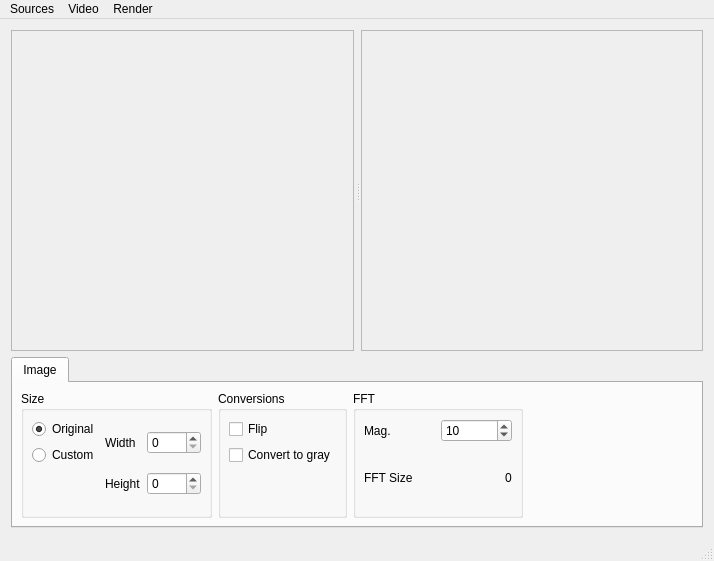
<?xml version="1.0" encoding="UTF-8"?>
<ui version="4.0">
 <class>MainWindow</class>
 <widget class="QMainWindow" name="MainWindow">
  <property name="geometry">
   <rect>
    <x>0</x>
    <y>0</y>
    <width>714</width>
    <height>561</height>
   </rect>
  </property>
  <property name="windowTitle">
   <string>Simple FFT</string>
  </property>
  <widget class="QWidget" name="centralWidget">
   <layout class="QVBoxLayout" name="verticalLayout">
    <item>
     <widget class="QSplitter" name="splitter">
      <property name="sizePolicy">
       <sizepolicy hsizetype="Expanding" vsizetype="Expanding">
        <horstretch>0</horstretch>
        <verstretch>0</verstretch>
       </sizepolicy>
      </property>
      <property name="orientation">
       <enum>Qt::Horizontal</enum>
      </property>
      <property name="handleWidth">
       <number>7</number>
      </property>
      <widget class="QScrollArea" name="scrollAreaSource">
       <property name="sizePolicy">
        <sizepolicy hsizetype="Expanding" vsizetype="Expanding">
         <horstretch>0</horstretch>
         <verstretch>0</verstretch>
        </sizepolicy>
       </property>
       <property name="widgetResizable">
        <bool>true</bool>
       </property>
       <property name="alignment">
        <set>Qt::AlignCenter</set>
       </property>
       <widget class="QcvMatWidget" name="sourceImage">
        <property name="geometry">
         <rect>
          <x>0</x>
          <y>0</y>
          <width>340</width>
          <height>323</height>
         </rect>
        </property>
       </widget>
      </widget>
      <widget class="QScrollArea" name="scrollAreaSpectrum">
       <property name="widgetResizable">
        <bool>true</bool>
       </property>
       <property name="alignment">
        <set>Qt::AlignCenter</set>
       </property>
       <widget class="QcvMatWidget" name="spectrumImage">
        <property name="geometry">
         <rect>
          <x>0</x>
          <y>0</y>
          <width>339</width>
          <height>323</height>
         </rect>
        </property>
       </widget>
      </widget>
     </widget>
    </item>
    <item>
     <widget class="QTabWidget" name="tabWidgetFilters">
      <property name="sizePolicy">
       <sizepolicy hsizetype="Expanding" vsizetype="Preferred">
        <horstretch>0</horstretch>
        <verstretch>0</verstretch>
       </sizepolicy>
      </property>
      <property name="currentIndex">
       <number>0</number>
      </property>
      <widget class="QWidget" name="tabImage">
       <attribute name="title">
        <string>Image</string>
       </attribute>
       <layout class="QHBoxLayout" name="horizontalLayout">
        <property name="leftMargin">
         <number>8</number>
        </property>
        <property name="topMargin">
         <number>8</number>
        </property>
        <property name="rightMargin">
         <number>8</number>
        </property>
        <property name="bottomMargin">
         <number>8</number>
        </property>
        <item>
         <widget class="QGroupBox" name="groupBoxSize">
          <property name="title">
           <string>Size</string>
          </property>
          <layout class="QHBoxLayout" name="horizontalLayout_4">
           <property name="leftMargin">
            <number>8</number>
           </property>
           <property name="topMargin">
            <number>8</number>
           </property>
           <property name="rightMargin">
            <number>8</number>
           </property>
           <property name="bottomMargin">
            <number>8</number>
           </property>
           <item>
            <layout class="QVBoxLayout" name="verticalLayout_6">
             <item>
              <widget class="QRadioButton" name="radioButtonOrigSize">
               <property name="text">
                <string>Original</string>
               </property>
               <property name="checked">
                <bool>true</bool>
               </property>
              </widget>
             </item>
             <item>
              <widget class="QRadioButton" name="radioButtonCustomSize">
               <property name="text">
                <string>Custom</string>
               </property>
              </widget>
             </item>
             <item>
              <spacer name="verticalSpacer_2">
               <property name="orientation">
                <enum>Qt::Vertical</enum>
               </property>
               <property name="sizeHint" stdset="0">
                <size>
                 <width>20</width>
                 <height>40</height>
                </size>
               </property>
              </spacer>
             </item>
            </layout>
           </item>
           <item>
            <layout class="QVBoxLayout" name="verticalLayout_5">
             <item>
              <layout class="QHBoxLayout" name="horizontalLayout_2">
               <item>
                <widget class="QLabel" name="labelWidth">
                 <property name="text">
                  <string>Width</string>
                 </property>
                </widget>
               </item>
               <item>
                <widget class="QSpinBox" name="spinBoxWidth">
                 <property name="maximum">
                  <number>1600</number>
                 </property>
                 <property name="singleStep">
                  <number>4</number>
                 </property>
                </widget>
               </item>
              </layout>
             </item>
             <item>
              <layout class="QHBoxLayout" name="horizontalLayout_3">
               <item>
                <widget class="QLabel" name="labelHeight">
                 <property name="text">
                  <string>Height</string>
                 </property>
                </widget>
               </item>
               <item>
                <widget class="QSpinBox" name="spinBoxHeight">
                 <property name="maximum">
                  <number>1200</number>
                 </property>
                 <property name="singleStep">
                  <number>4</number>
                 </property>
                </widget>
               </item>
              </layout>
             </item>
            </layout>
           </item>
          </layout>
         </widget>
        </item>
        <item>
         <widget class="QGroupBox" name="groupBoxConv">
          <property name="title">
           <string>Conversions</string>
          </property>
          <layout class="QVBoxLayout" name="verticalLayout_2">
           <property name="leftMargin">
            <number>8</number>
           </property>
           <property name="topMargin">
            <number>8</number>
           </property>
           <property name="rightMargin">
            <number>8</number>
           </property>
           <property name="bottomMargin">
            <number>8</number>
           </property>
           <item>
            <widget class="QCheckBox" name="checkBoxFlip">
             <property name="text">
              <string>Flip</string>
             </property>
            </widget>
           </item>
           <item>
            <widget class="QCheckBox" name="checkBoxGray">
             <property name="text">
              <string>Convert to gray</string>
             </property>
            </widget>
           </item>
           <item>
            <spacer name="verticalSpacer">
             <property name="orientation">
              <enum>Qt::Vertical</enum>
             </property>
             <property name="sizeHint" stdset="0">
              <size>
               <width>20</width>
               <height>40</height>
              </size>
             </property>
            </spacer>
           </item>
          </layout>
         </widget>
        </item>
        <item>
         <widget class="QGroupBox" name="groupBoxFFT">
          <property name="title">
           <string>FFT</string>
          </property>
          <layout class="QVBoxLayout" name="verticalLayout_4">
           <property name="leftMargin">
            <number>8</number>
           </property>
           <property name="topMargin">
            <number>8</number>
           </property>
           <property name="rightMargin">
            <number>8</number>
           </property>
           <property name="bottomMargin">
            <number>8</number>
           </property>
           <item>
            <layout class="QHBoxLayout" name="horizontalLayout_5">
             <item>
              <widget class="QLabel" name="labelMag">
               <property name="text">
                <string>Mag.</string>
               </property>
              </widget>
             </item>
             <item>
              <widget class="QSpinBox" name="spinBoxMag">
               <property name="minimum">
                <number>5</number>
               </property>
               <property name="maximum">
                <number>20</number>
               </property>
               <property name="value">
                <number>10</number>
               </property>
              </widget>
             </item>
            </layout>
           </item>
           <item>
            <layout class="QHBoxLayout" name="horizontalLayout_6">
             <item>
              <widget class="QLabel" name="labelFFTSizeTitle">
               <property name="text">
                <string>FFT Size</string>
               </property>
              </widget>
             </item>
             <item>
              <spacer name="horizontalSpacer_2">
               <property name="orientation">
                <enum>Qt::Horizontal</enum>
               </property>
               <property name="sizeHint" stdset="0">
                <size>
                 <width>40</width>
                 <height>20</height>
                </size>
               </property>
              </spacer>
             </item>
             <item>
              <widget class="QLabel" name="labelFFTSizeValue">
               <property name="text">
                <string>0</string>
               </property>
              </widget>
             </item>
            </layout>
           </item>
          </layout>
         </widget>
        </item>
        <item>
         <spacer name="horizontalSpacer">
          <property name="orientation">
           <enum>Qt::Horizontal</enum>
          </property>
          <property name="sizeHint" stdset="0">
           <size>
            <width>40</width>
            <height>20</height>
           </size>
          </property>
         </spacer>
        </item>
       </layout>
      </widget>
     </widget>
    </item>
   </layout>
  </widget>
  <widget class="QMenuBar" name="menuBar">
   <property name="geometry">
    <rect>
     <x>0</x>
     <y>0</y>
     <width>714</width>
     <height>22</height>
    </rect>
   </property>
   <widget class="QMenu" name="menuSources">
    <property name="title">
     <string>Sources</string>
    </property>
    <addaction name="actionCamera_0"/>
    <addaction name="actionCamera_1"/>
    <addaction name="actionFile"/>
    <addaction name="separator"/>
    <addaction name="actionQuit"/>
   </widget>
   <widget class="QMenu" name="menuVideo">
    <property name="title">
     <string>Video</string>
    </property>
    <widget class="QMenu" name="menuSize">
     <property name="title">
      <string>taille</string>
     </property>
     <addaction name="actionOriginalSize"/>
     <addaction name="actionConstrainedSize"/>
    </widget>
    <addaction name="actionFlip"/>
    <addaction name="actionGray"/>
    <addaction name="separator"/>
    <addaction name="menuSize"/>
   </widget>
   <widget class="QMenu" name="menuRender">
    <property name="title">
     <string>Render</string>
    </property>
    <addaction name="actionRenderImage"/>
    <addaction name="actionRenderPixmap"/>
    <addaction name="actionRenderOpenGL"/>
   </widget>
   <addaction name="menuSources"/>
   <addaction name="menuVideo"/>
   <addaction name="menuRender"/>
  </widget>
  <widget class="QStatusBar" name="statusBar"/>
  <action name="actionCamera_0">
   <property name="text">
    <string>Camera 0</string>
   </property>
   <property name="toolTip">
    <string>caméra interne</string>
   </property>
   <property name="shortcut">
    <string>Ctrl+Shift+0</string>
   </property>
  </action>
  <action name="actionCamera_1">
   <property name="text">
    <string>Camera 1</string>
   </property>
   <property name="toolTip">
    <string>caméra externe</string>
   </property>
   <property name="shortcut">
    <string>Ctrl+Shift+1</string>
   </property>
  </action>
  <action name="actionFile">
   <property name="text">
    <string>File</string>
   </property>
   <property name="toolTip">
    <string>fichier video</string>
   </property>
   <property name="shortcut">
    <string>Ctrl+O</string>
   </property>
  </action>
  <action name="actionFlip">
   <property name="checkable">
    <bool>true</bool>
   </property>
   <property name="text">
    <string>flip</string>
   </property>
  </action>
  <action name="actionOriginalSize">
   <property name="checkable">
    <bool>true</bool>
   </property>
   <property name="text">
    <string>Originale</string>
   </property>
   <property name="toolTip">
    <string>taille originale</string>
   </property>
  </action>
  <action name="actionConstrainedSize">
   <property name="checkable">
    <bool>true</bool>
   </property>
   <property name="text">
    <string>Custom</string>
   </property>
   <property name="iconText">
    <string>contrainte</string>
   </property>
   <property name="toolTip">
    <string>taille imposée</string>
   </property>
  </action>
  <action name="actionQuit">
   <property name="text">
    <string>Quitter</string>
   </property>
  </action>
  <action name="actionRenderImage">
   <property name="checkable">
    <bool>true</bool>
   </property>
   <property name="checked">
    <bool>true</bool>
   </property>
   <property name="text">
    <string>Image</string>
   </property>
  </action>
  <action name="actionRenderPixmap">
   <property name="checkable">
    <bool>true</bool>
   </property>
   <property name="text">
    <string>Pixmap</string>
   </property>
  </action>
  <action name="actionRenderOpenGL">
   <property name="checkable">
    <bool>true</bool>
   </property>
   <property name="text">
    <string>OpenGL</string>
   </property>
  </action>
  <action name="actionGray">
   <property name="checkable">
    <bool>true</bool>
   </property>
   <property name="text">
    <string>gray</string>
   </property>
  </action>
 </widget>
 <layoutdefault spacing="6" margin="11"/>
 <customwidgets>
  <customwidget>
   <class>QcvMatWidget</class>
   <extends>QWidget</extends>
   <header>QcvMatWidget.h</header>
   <container>1</container>
  </customwidget>
 </customwidgets>
 <tabstops>
  <tabstop>scrollAreaSource</tabstop>
 </tabstops>
 <resources/>
 <connections>
  <connection>
   <sender>radioButtonCustomSize</sender>
   <signal>clicked(bool)</signal>
   <receiver>actionConstrainedSize</receiver>
   <slot>setChecked(bool)</slot>
   <hints>
    <hint type="sourcelabel">
     <x>678</x>
     <y>119</y>
    </hint>
    <hint type="destinationlabel">
     <x>-1</x>
     <y>-1</y>
    </hint>
   </hints>
  </connection>
  <connection>
   <sender>actionConstrainedSize</sender>
   <signal>triggered(bool)</signal>
   <receiver>radioButtonCustomSize</receiver>
   <slot>setChecked(bool)</slot>
   <hints>
    <hint type="sourcelabel">
     <x>-1</x>
     <y>-1</y>
    </hint>
    <hint type="destinationlabel">
     <x>678</x>
     <y>119</y>
    </hint>
   </hints>
  </connection>
  <connection>
   <sender>radioButtonOrigSize</sender>
   <signal>clicked(bool)</signal>
   <receiver>actionOriginalSize</receiver>
   <slot>setChecked(bool)</slot>
   <hints>
    <hint type="sourcelabel">
     <x>678</x>
     <y>100</y>
    </hint>
    <hint type="destinationlabel">
     <x>-1</x>
     <y>-1</y>
    </hint>
   </hints>
  </connection>
  <connection>
   <sender>actionOriginalSize</sender>
   <signal>triggered(bool)</signal>
   <receiver>radioButtonOrigSize</receiver>
   <slot>setChecked(bool)</slot>
   <hints>
    <hint type="sourcelabel">
     <x>-1</x>
     <y>-1</y>
    </hint>
    <hint type="destinationlabel">
     <x>678</x>
     <y>100</y>
    </hint>
   </hints>
  </connection>
  <connection>
   <sender>checkBoxFlip</sender>
   <signal>clicked(bool)</signal>
   <receiver>actionFlip</receiver>
   <slot>setChecked(bool)</slot>
   <hints>
    <hint type="sourcelabel">
     <x>698</x>
     <y>323</y>
    </hint>
    <hint type="destinationlabel">
     <x>-1</x>
     <y>-1</y>
    </hint>
   </hints>
  </connection>
  <connection>
   <sender>actionFlip</sender>
   <signal>triggered(bool)</signal>
   <receiver>checkBoxFlip</receiver>
   <slot>setChecked(bool)</slot>
   <hints>
    <hint type="sourcelabel">
     <x>-1</x>
     <y>-1</y>
    </hint>
    <hint type="destinationlabel">
     <x>698</x>
     <y>323</y>
    </hint>
   </hints>
  </connection>
  <connection>
   <sender>checkBoxGray</sender>
   <signal>clicked(bool)</signal>
   <receiver>actionGray</receiver>
   <slot>setChecked(bool)</slot>
   <hints>
    <hint type="sourcelabel">
     <x>328</x>
     <y>449</y>
    </hint>
    <hint type="destinationlabel">
     <x>-1</x>
     <y>-1</y>
    </hint>
   </hints>
  </connection>
  <connection>
   <sender>actionGray</sender>
   <signal>triggered(bool)</signal>
   <receiver>checkBoxGray</receiver>
   <slot>setChecked(bool)</slot>
   <hints>
    <hint type="sourcelabel">
     <x>-1</x>
     <y>-1</y>
    </hint>
    <hint type="destinationlabel">
     <x>328</x>
     <y>449</y>
    </hint>
   </hints>
  </connection>
 </connections>
</ui>
